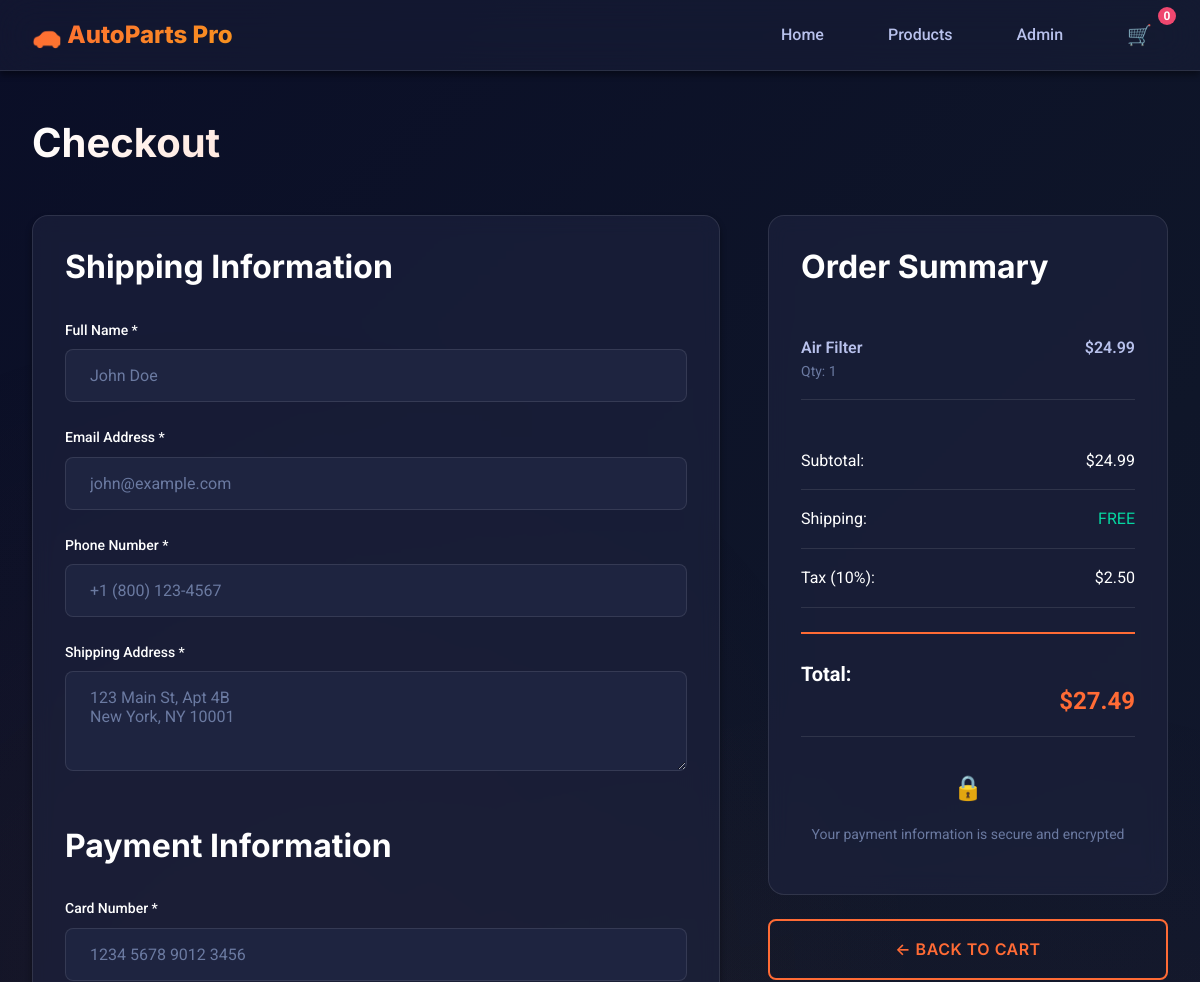
The app's page /checkout (upper part), older data.
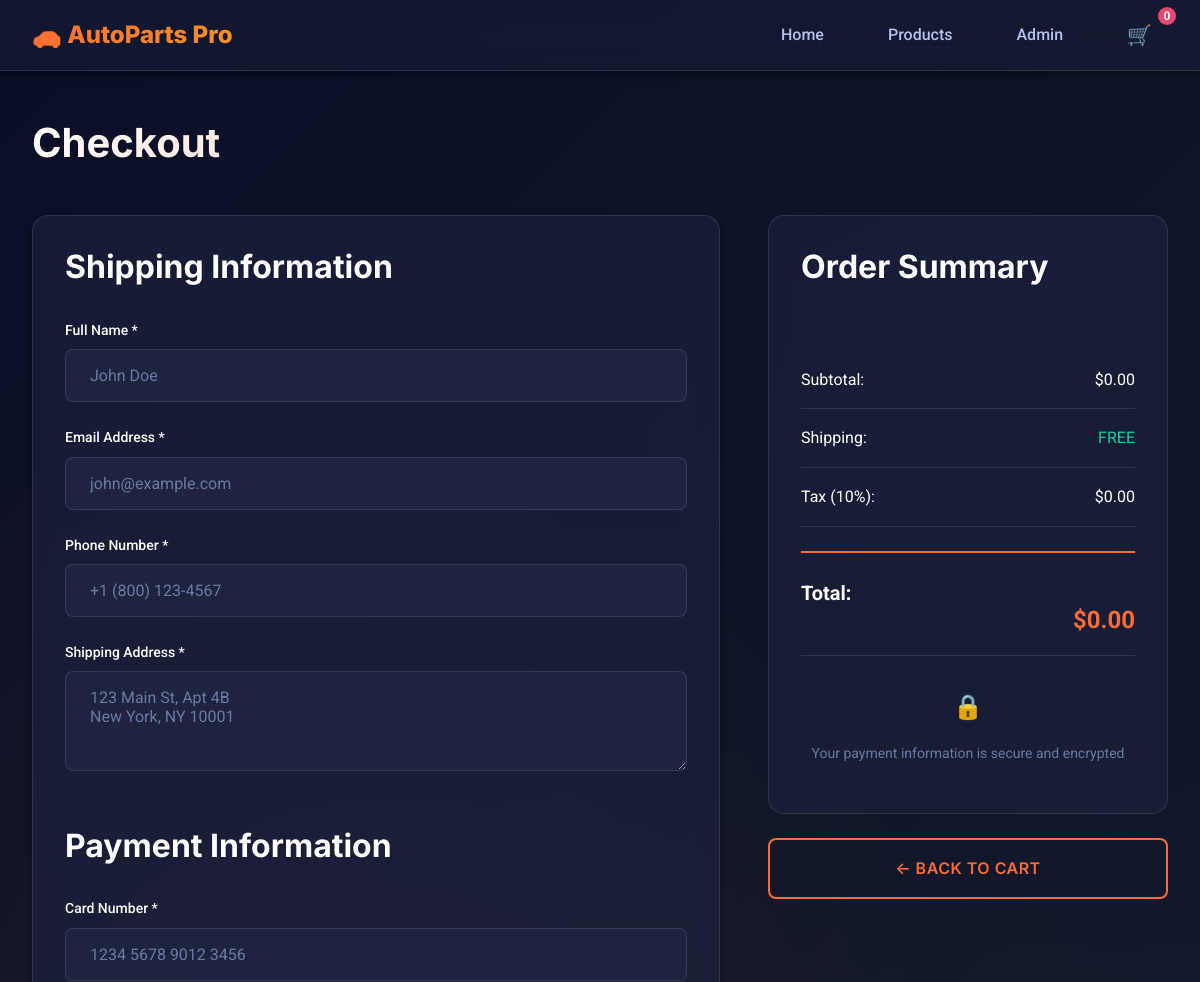
The same page, newer data.
### app.py (models this page shows)
class CartItem(db.Model):
    id = db.Column(db.Integer, primary_key=True)
    product_id = db.Column(db.Integer, db.ForeignKey('product.id'), nullable=False)
    quantity = db.Column(db.Integer, default=1)
    session_id = db.Column(db.String(100))
    product = db.relationship('Product', backref='cart_items')

class Product(db.Model):
    id = db.Column(db.Integer, primary_key=True)
    name = db.Column(db.String(200), nullable=False)
    description = db.Column(db.Text)
    price = db.Column(db.Float, nullable=False)
    stock = db.Column(db.Integer, default=0)
    brand = db.Column(db.String(100))
    part_number = db.Column(db.String(100))
    image_url = db.Column(db.String(500))
    category_id = db.Column(db.Integer, db.ForeignKey('category.id'), nullable=False)
    compatible_cars = db.Column(db.Text)  # Stored as comma-separated values
    specifications = db.Column(db.Text)
    featured = db.Column(db.Boolean, default=False)
    created_at = db.Column(db.DateTime, default=datetime.utcnow)

### app.py (the view)
@app.route('/checkout')
def checkout():
    cart_items = CartItem.query.all()
    total = sum(item.product.price * item.quantity for item in cart_items)
    return render_template('checkout.html', cart_items=cart_items, total=total)

### templates/checkout.html (shortened to what the changed rows need)
{% extends 'base.html' %}
{% block content %}
<section style="padding-top: var(--space-xl);">
    <div class="container">
        <h1 class="hero-title" style="font-size: var(--text-4xl); margin-bottom: var(--space-xl);">Checkout</h1>
        <div style="display: grid; grid-template-columns: 1fr 400px; gap: var(--space-xl);">
            <div>
                <div class="cart-summary">
                    <div style="max-height: 300px; overflow-y: auto; margin-bottom: var(--space-lg);">
                        {% for item in cart_items %}
                        <div
                            style="display: flex; justify-content: space-between; padding: var(--space-sm) 0; border-bottom: 1px solid var(--glass-border);">
                            <div style="flex: 1;">
                                <p style="font-weight: 600; margin-bottom: 0;">{{ item.product.name }}</p>
                                <p style="color: var(--text-muted); font-size: var(--text-sm); margin: 0;">Qty: {{
                                    item.quantity }}</p>
                            </div>
                            <div style="text-align: right;">
                                <p style="font-weight: 600; margin: 0;">${{ "%.2f"|format(item.product.price *
                                    item.quantity) }}</p>
                            </div>
                        </div>
                        {% endfor %}
                    </div>
                    <div class="summary-row">
                        <span>Subtotal:</span>
                        <span>${{ "%.2f"|format(total) }}</span>
                    </div>
                    <div class="summary-row">
                        <span>Tax (10%):</span>
                        <span>${{ "%.2f"|format(total * 0.1) }}</span>
                    </div>
                    <div class="summary-row"
                        style="border-top: 2px solid var(--primary); padding-top: var(--space-md); margin-top: var(--space-md);">
                        <span style="font-size: var(--text-xl); font-weight: 700;">Total:</span>
                        <span class="summary-total">${{ "%.2f"|format(total * 1.1) }}</span>
                    </div>
                </div>
            </div>
        </div>
    </div>
</section>
{% endblock %}

Row changes from the older to the newer data that the page shows:
removed CartItem: product.name "Air Filter", quantity "1"
no longer on this page (row edited): Product: price.quantity "24.99"
Text that changed along with them:
{{ "%.2f"|format(total) }}: "24.99" → "0.00"
{{ "%.2f"|format(total * 0.1) }}: "2.50" → "0.00"
{{ "%.2f"|format(total * 1.1) }}: "27.49" → "0.00"
